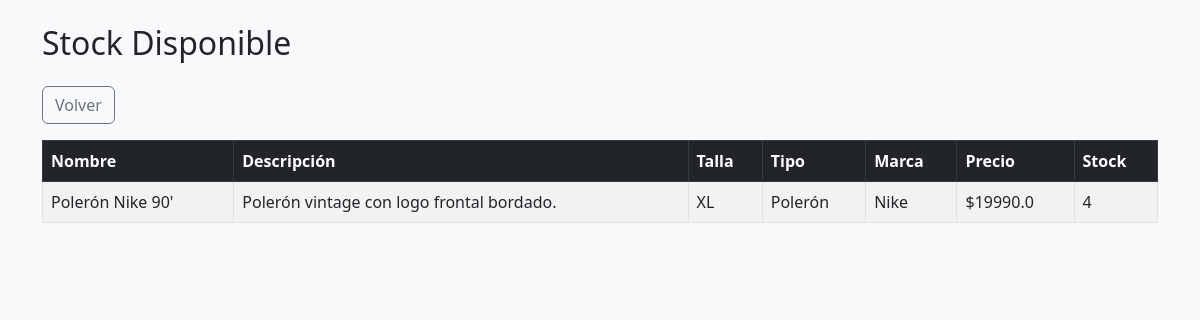
/consultar_stock (signed in), run on an earlier commit of the app's database.
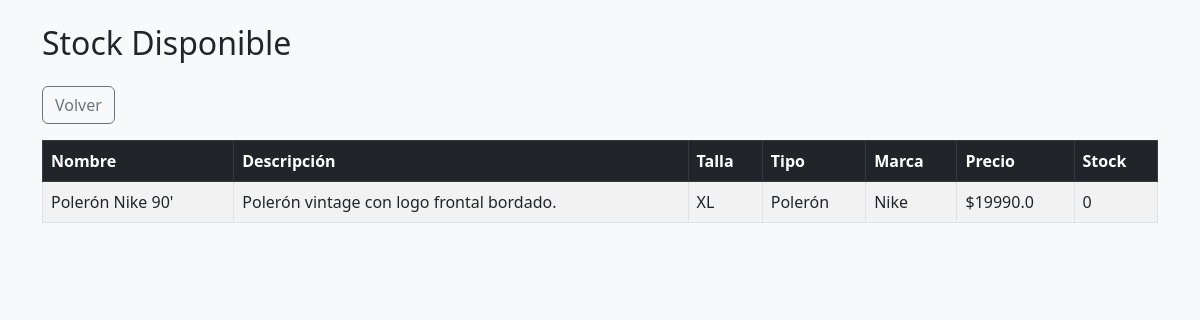
And on a later commit of the database.
### app/models.py (models this page shows)
class Producto(db.Model):
    id = db.Column(db.Integer, primary_key=True)
    nombre = db.Column(db.String(100), nullable=False)
    descripcion = db.Column(db.Text, nullable=False)
    caracteristicas = db.Column(db.Text)
    precio = db.Column(db.Float, nullable=False)
    stock = db.Column(db.Integer, nullable=False)
    talla = db.Column(db.String(10))
    tipo_producto = db.Column(db.String(50))
    marca = db.Column(db.String(50))
    imagen_url = db.Column(db.String(255))
    qr = db.Column(db.String(255))
    categoria = db.Column(db.String(50))  # 👉 nueva columna

### app/routes.py (the view)
@app.route('/consultar_stock')
@login_required
def consultar_stock():
    productos = Producto.query.all()
    return render_template('consultar_stock.html', productos=productos)

### app/routes.py (called while the page is built)
@login_manager.user_loader
def load_user(user_id):
    return User.query.get(int(user_id))

### app/templates/consultar_stock.html (shortened to what this page needs)
<!DOCTYPE html>
<html lang="es">
<head>
    <link href="https://cdn.jsdelivr.net/npm/bootstrap@5.3.0/dist/css/bootstrap.min.css" rel="stylesheet">
</head>
<body class="bg-light">
<div class="container py-4">
    <h2 class="mb-4">Stock Disponible</h2>
    <a href="{{ url_for('ventas') }}" class="btn btn-outline-secondary mb-3"> Volver</a>
    <table class="table table-bordered table-striped">
        <thead class="table-dark">
            <tr>
                <th>Nombre</th>
                <th>Descripción</th>
                <th>Talla</th>
                <th>Tipo</th>
                <th>Marca</th>
                <th>Precio</th>
                <th>Stock</th>
            </tr>
        </thead>
        <tbody>
            {% for producto in productos %}
            <tr>
                <td>{{ producto.nombre }}</td>
                <td>{{ producto.descripcion }}</td>
                <td>{{ producto.talla or '-' }}</td>
                <td>{{ producto.tipo_producto or '-' }}</td>
                <td>{{ producto.marca or '-' }}</td>
                <td>${{ producto.precio }}</td>
                <td>{{ producto.stock }}</td>
            </tr>
            {% endfor %}
        </tbody>
    </table>
</div>
</body>
</html>

What changed in the data, as far as the page shows it:
changed Producto "Polerón Nike 90'": stock "4" → "0"
